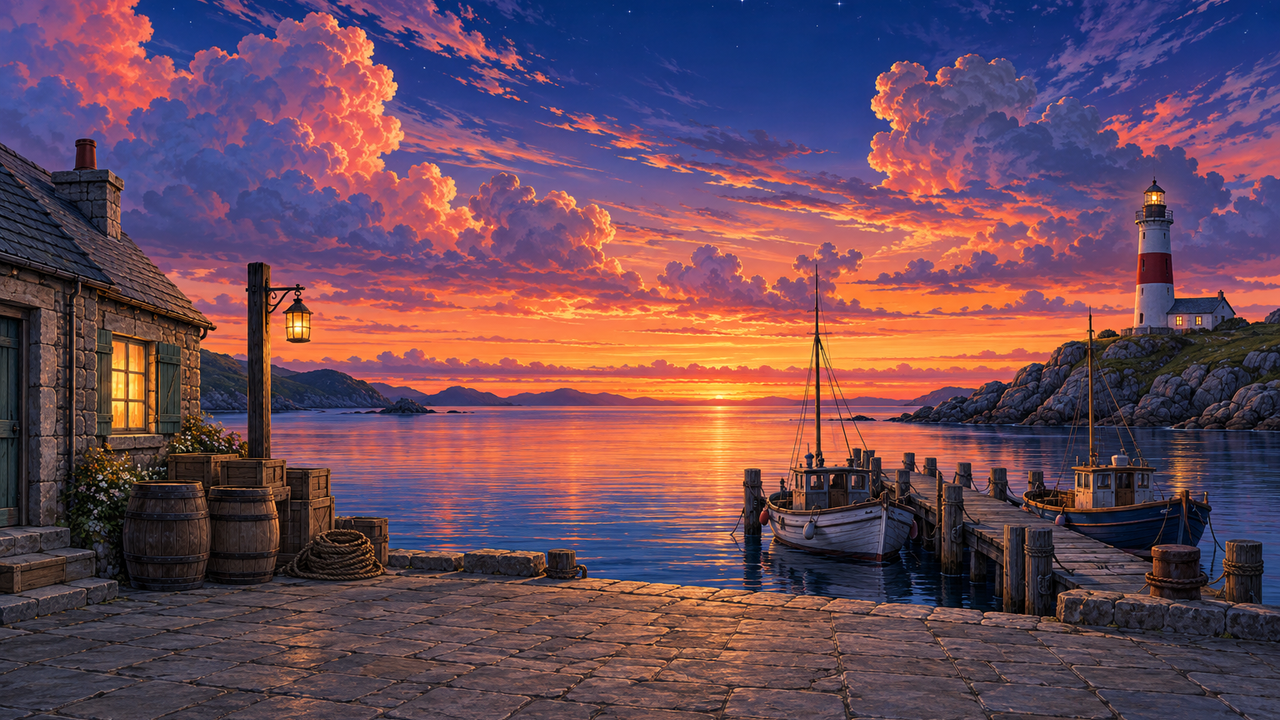
#> input picture styles/anime-visual-novel/assets/bg.png, 1280 x 720 px, found by its file name
$ python build_bg.py
#> lines starting #> are read from the running program, lines starting #| are printed output that depends on the picture; after the words box and inside, x2 and y2 are one past the last pixel; in counts of white or black regions, pixels touching at a corner belong together
#!/usr/bin/env python3
"""Hintergrund aufbereiten: mitgemalten Rauch entfernen, Rahmenlinie abschneiden, Farben flach einrasten,
Bildausschnitt für das Comic-Panel der Demo.

    .venv/bin/python styles/ligne-claire/scripts/build_bg.py [--no-flat]

Eingang: assets/raw/bg.png (agy, 1264x848). Ausgabe: assets/bg.png in Panelgröße (PANEL_W x PANEL_H) und
assets/bg_layout.json (Lage von Lampe, Laterne, Fenster, Schornstein usw. in Panelkoordinaten).

Flach einrasten: Tusche = dunkle, unbunte Pixel (Deckung aus der Helligkeit, Kantenglättung bleibt). Alle übrigen
Pixel bekommen die Farbe der häufigsten Palettenfarbe in ihrer 5x5-Umgebung (Palette = die häufigsten Farben des
Bildes nach Rundung auf 4 bit je Kanal, danach Farben mit Abstand < MERGE zur häufigeren zusammengelegt). So
verschwinden JPEG-Reste und leichte Verläufe, die Linien bleiben glatt.
Nacharbeit nach der ersten Prüfung: (a) Im Himmel werden die Grenzen zwischen den Himmelsfarben geglättet
(Gauß-Mehrheit statt 5x5), dadurch keine ausgefransten Säume unter den Wolken. (b) Die waagerechten Trennlinien der
Himmelsbänder sind im KI-Bild rotbraun und halb kantengeglättet; die halbe Zeile fiel durch den Tuschetest und wurde
zu braunen Flecken. Sie werden als gerade 2-px-Tuschelinien neu gezogen, nur dort, wo das KI-Bild eine Linie hat
und darüber und darunter Himmel liegt.
"""
import argparse, json, pathlib

import numpy as np
from PIL import Image, ImageFilter

HERE = pathlib.Path(__file__).resolve().parent.parent
PANEL_W, PANEL_H = 1248, 688          # Innenmaß des Panels (Bildschirm 1280x720, Rand 12 px, Rahmen 4 px)
TRIM = 4                              # gezeichnete Rahmenlinie des Bildmodells am Bildrand
TOP = 92                              # erste übernommene Zeile (Originalkoordinaten)
MERGE = 16.0                          # Palettenfarben näher als dieser RGB-Abstand werden zusammengelegt
SKY_Y1 = 490                          # Himmel: Zeilen bis knapp über der Horizontlinie (y = 492/493)

ap = argparse.ArgumentParser()
ap.add_argument("--src", default=str(HERE / "assets/raw/bg.png"))
ap.add_argument("--out", default=str(HERE / "assets/bg.png"))
ap.add_argument("--no-flat", action="store_true")
a = ap.parse_args()

AREA_DIST = 40.0                      # Flutfüllung je umrissener Fläche: Töne näher als das an der Hauptfarbe -> Hauptfarbe
BLOB_PX, BLOB_DIST = 400, 60.0        # kleine Flecken ohne Kontur (bis BLOB_PX Pixel, Farbabstand < BLOB_DIST) auflösen
BLOB_RING = 0.6                       # ... wenn mehr als dieser Anteil ihres Randes Fläche ist (Rest: Tusche); 0,4
                                      # getestet: fleckige Wolken, aufgehellte Keile zwischen Wanten -> verworfen
SKY_BLOB_PX, SKY_BLOB_DIST = 3000, 40.0   # im Himmel auch größere Tonflecken (Himmel = eine Fläche über alle Bänder)
SKY_SIGMA = 5                         # Glättung der Grenzen zwischen Himmelsfarben (Gauß, Pixel)


def label_runs(lab, same_class=True):
    """Zusammenhängende Flächen (4er-Nachbarschaft) über Zeilenläufe und Union-Find.

    lab: Nummer je Pixel, -1 = Tusche (gehört zu keiner Fläche). same_class=True: nur gleiche Nummern hängen
    zusammen; False: alle Nicht-Tusche-Pixel (= von Tuschelinien umschlossene Fläche). Gibt die Läufe
    (y, x0, x1, nummer) und je Lauf die Wurzel seiner Fläche zurück."""
    H_, W_ = lab.shape
    runs, parent = [], []

    def find(i):
        while parent[i] != i:
            parent[i] = parent[parent[i]]
            i = parent[i]
        return i

    prev = []
    for y in range(H_):
        row = lab[y] if same_class else np.where(lab[y] >= 0, 0, -1)
        cut = np.flatnonzero(np.diff(row)) + 1
        starts = np.concatenate([[0], cut]); ends = np.concatenate([cut, [W_]])
        cur = []
        for x0, x1 in zip(starts.tolist(), ends.tolist()):
            if row[x0] < 0:
                continue
            i = len(runs)
            runs.append((y, x0, x1, int(lab[y, x0]))); parent.append(i); cur.append(i)
        j = 0
        for i in cur:
            _, x0, x1, c = runs[i]
            while j < len(prev) and runs[prev[j]][2] <= x0:
                j += 1
            k = j
            while k < len(prev) and runs[prev[k]][1] < x1:
                if not same_class or runs[prev[k]][3] == c:
                    ri, rk = find(i), find(prev[k])
                    if ri != rk:
                        parent[ri] = rk
                k += 1
        prev = cur
    return runs, np.array([find(i) for i in range(len(runs))])


def flood_areas(lab, cols):
    """Flutfüllung je Fläche: Innerhalb jeder von Tusche umschlossenen Fläche gehen alle Töne, die näher als
    AREA_DIST an der häufigsten Farbe dieser Fläche liegen, in diese Farbe über (weiche Schattierungen und Wischflecken
    des KI-Bildes, z. B. graublaue Flecken im Wasser vor den Booten). Deutlich andere Farben (Himmelsbänder, Lichter,
    Sterne) bleiben. Jeder umrissene Stein behält seine eigene Farbe."""
    runs, roots = label_runs(lab, same_class=False)
    lbl = np.full(lab.shape, -1, np.int64)
    for (y, x0, x1, _), r in zip(runs, roots.tolist()):
        lbl[y, x0:x1] = r
    m = lbl >= 0
    nc = len(cols)
    key = lbl[m] * nc + lab[m]
    u, cnt = np.unique(key, return_counts=True)
    area, cls = u // nc, u % nc
    order = np.lexsort((-cnt, area))            # je Fläche die häufigste Farbe zuerst
    first = np.unique(area[order], return_index=True)[1]
    maj = dict(zip(area[order][first].tolist(), cls[order][first].tolist()))
    dist = np.sqrt(((cols[:, None] - cols[None]) ** 2).sum(-1))
    out = lab.copy()
    M = np.vectorize(maj.get)(lbl[m])
    take = dist[lab[m], M] < AREA_DIST
    vals = out[m]
    vals[take] = M[take]
    out[m] = vals
    return out, int((take & (lab[m] != M)).sum())


def clean_blobs(lab, cols, max_px=BLOB_PX, max_dist=BLOB_DIST, y_max=None):
    """Kleine Flächen ohne eigene Kontur (Tonflecken, Säume) der umgebenden Fläche zuschlagen.

    Zusammenhängende Flächen gleicher Nummer mit höchstens BLOB_PX Pixeln, deren Rand zu mehr als BLOB_RING aus
    Flächenpixeln besteht (also nicht von einer Linie umschlossen) und deren Farbe näher als BLOB_DIST an der
    häufigsten Randfarbe liegt, bekommen diese Randfarbe. Ligne claire umreißt jede gewollte Form; kleine Flächen
    ohne Linie sind Reste des Einrastens. Sterne, Lichter und Fenster bleiben durch den Farbabstand bzw. ihre Kontur
    erhalten. y_max: nur Flecken, die ganz oberhalb dieser Zeile liegen."""
    H_, W_ = lab.shape
    runs, roots = label_runs(lab)
    rr = np.array([r[:3] for r in runs])
    size = np.bincount(roots, weights=rr[:, 2] - rr[:, 1], minlength=len(runs))
    out = lab.copy()
    by_root = {}
    for i in np.flatnonzero(size[roots] <= max_px):
        by_root.setdefault(int(roots[i]), []).append(int(i))
    n = 0
    for root, idxs in by_root.items():
        ys = [runs[i][0] for i in idxs]
        if y_max is not None and max(ys) >= y_max:
            continue
        y0, y1 = max(0, min(ys) - 1), min(H_, max(ys) + 2)
        x0 = max(0, min(runs[i][1] for i in idxs) - 1); x1 = min(W_, max(runs[i][2] for i in idxs) + 1)
        mk = np.zeros((y1 - y0, x1 - x0), bool)
        for i in idxs:
            y, a0, a1, _ = runs[i]
            mk[y - y0, a0 - x0:a1 - x0] = True
        dil = mk.copy()
        dil[1:] |= mk[:-1]; dil[:-1] |= mk[1:]; dil[:, 1:] |= mk[:, :-1]; dil[:, :-1] |= mk[:, 1:]
        ring = dil & ~mk
        rv = lab[y0:y1, x0:x1][ring]
        sv_ = rv[rv >= 0]
        if len(rv) == 0 or len(sv_) <= BLOB_RING * len(rv):
            continue
        tgt = np.bincount(sv_).argmax()
        c = runs[idxs[0]][3]
        if np.sqrt(((cols[c] - cols[tgt]) ** 2).sum()) >= max_dist:
            continue
        out[y0:y1, x0:x1][mk] = tgt
        n += 1
    return out, n


im = np.asarray(Image.open(a.src).convert("RGB")).astype(np.int32)
H, W = im.shape[:2]

# 1. Rauch über dem Schornstein entfernen. Der Himmel besteht aus waagerechten Farbbändern: jedes Pixel der
#    Rauchmaske übernimmt das Pixel derselben Zeile DX weiter rechts (dort ist nur Himmel mit Bandlinien).
x0, x1, y0, y1, DX = 8, 125, 178, 289, 150
L = (im * [0.299, 0.587, 0.114]).sum(2)
sat = im.max(2) - im.min(2)
reg = np.zeros((H, W), bool)
reg[y0:y1, x0:x1] = True
grey = reg & (sat < 28) & (L > 150)                      # Rauchfüllung (hellgrau, unbunt)
#> grey: shape (720, 1280) bool; every value is 0
m = Image.fromarray((grey * 255).astype(np.uint8)).filter(ImageFilter.MaxFilter(11))
smoke = (np.asarray(m) > 0) & reg
# Rauchansatz direkt auf dem Kaminaufsatz: nur die grauen Pixel selbst (plus 1 px), der Aufsatz bleibt stehen.
base = np.zeros((H, W), bool)
base[284:300, 75:102] = True
gb = base & (sat < 28) & (L > 150)
gb = np.asarray(Image.fromarray((gb * 255).astype(np.uint8)).filter(ImageFilter.MaxFilter(3))) > 0
smoke |= gb & base
smoke[284:294, 75:102] = True                           # oberhalb der Aufsätze (Oberkante bei y = 295) alles ersetzen
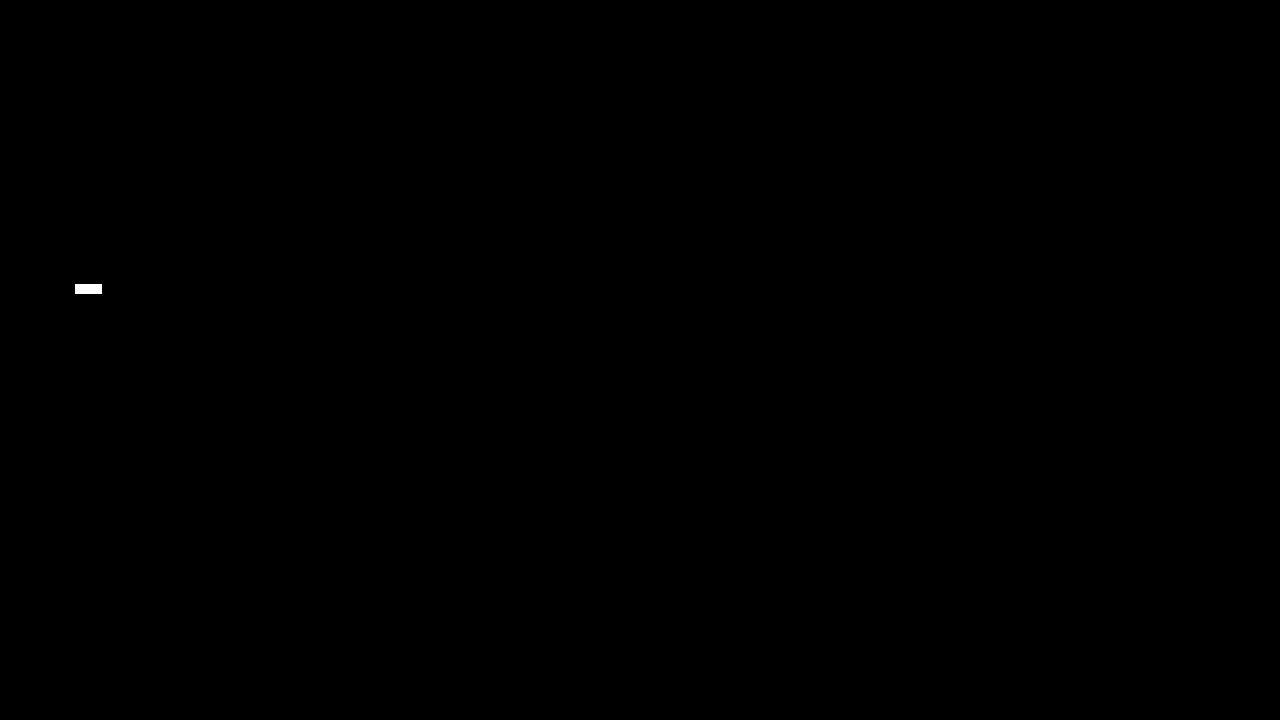
#> smoke: shape (720, 1280) bool; 0.03% white; 1 white region, box (x1, y1, x2, y2) and area: (75, 284, 102, 294) 270
yy, xx = np.nonzero(smoke)
#> yy = 270 values from 284 to 293; xx = 270 values, max 101 at index 26, min 75 at index 0, mean 88
im[yy, xx] = im[yy, xx + DX]
#> im: shape (720, 1280, 3) int32; mean R, G, B 107, 74.2, 89.5

# 2. Flach einrasten
if not a.no_flat:
    L = (im * [0.299, 0.587, 0.114]).sum(2)
    sat = im.max(2) - im.min(2)
    ink = np.clip((118.0 - L) / 78.0, 0, 1) * (sat < 70)          # 1 = volle Tusche (L <= 40)
    q = (im // 16) * 16 + 8
    key = (q[..., 0] // 16) * 256 + (q[..., 1] // 16) * 16 + q[..., 2] // 16
    solid = ink < 0.02
#> solid: shape (720, 1280) bool; 40.5% white; 2509 white regions (2218 under 20 px), largest, box (x1, y1, x2, y2) and area: (240, 0, 1280, 616) 289834, (45, 0, 290, 197) 22772, (820, 410, 993, 482) 6058
    vals, cnt = np.unique(key[solid], return_counts=True)
#> vals = 647 values from 36 to 4095; cnt = 647 values, max 17113 at index 25, min 1 at index 34, mean 577.2
    order = np.argsort(-cnt)
#> order = 647 values, max 646 at index 396, min 0 at index 539, mean 323
    keep = vals[order][np.cumsum(cnt[order]) / cnt.sum() < 0.995]
#> keep = 316 values, max 4073 at index 311, min 38 at index 58, mean 2792.1
    # Palettenfarbe = Mittelwert der Originalpixel je Schlüssel (nicht die gerundete Farbe)
    pal = {}
    for k in keep:
        sel = solid & (key == k)
        pal[int(k)] = im[sel].mean(0)
#> this loop made 316 passes
#> k on passes 1 to 3: 568, 311, 3956
#> after the loop, pal = 316 items
    keys = np.array(list(pal))
#> keys has the same summary as keep
    cols = np.array([pal[k] for k in keys])
#> cols = 316 rows, first 8: [38.11, 58.46, 133.8], [21.11, 51.42, 124], [248.5, 120.3, 71.59], [10.09, 45.2, 115.6], [26.07, 55.66, 131], [251.5, 133.6, 70.49], [55.13, 70.04, 137.2], [13.2, 49.16, 120.7]
    # Zusammenlegen: Eine flache Fläche mit JPEG-Rauschen fällt beim Runden oft auf zwei benachbarte Schlüssel
    # (Abstand 10-16); sonst wechseln sich zwei fast gleiche Töne fleckig ab (Wasser vor den Booten, Bootsinneres).
    # Reihenfolge = Häufigkeit, jede Farbe geht in die nächste schon behaltene, wenn sie näher als MERGE liegt.
    n_raw = len(cols)
#> n_raw = 316
    kept = []
    for i in range(len(cols)):
        d = [np.sqrt(((cols[i] - cols[j]) ** 2).sum()) for j in kept]
        if not d or min(d) >= MERGE:
            kept.append(i)
#> this loop made 316 passes
#> d on passes 2 to 4: [20.87], [228, 243.3], [35.98, 15.2, 253.8]
#> after the loop, kept = 122 values from 0 to 315
    cols = cols[kept]
#> cols = 122 rows, first 8: [38.11, 58.46, 133.8], [21.11, 51.42, 124], [248.5, 120.3, 71.59], [55.13, 70.04, 137.2], [183.5, 87.39, 103.4], [73.19, 82.56, 152.1], [166.7, 87.38, 118], [233, 117.4, 87.72]
    # nächste Palettenfarbe für jedes Pixel
    flat = im.reshape(-1, 3).astype(np.float32)
    idx = np.empty(len(flat), np.int32)
    for s in range(0, len(flat), 200000):
        d = ((flat[s:s + 200000, None] - cols[None]) ** 2).sum(-1)
        idx[s:s + 200000] = d.argmin(1)
#> this loop made 5 passes
#> s on passes 2 to 5: 200000, 400000, 600000, 800000
    idx = idx.reshape(H, W)
    # Mehrheitsfilter (5x5) über die Palettennummern der Flächenpixel; Tuschepixel (auch teilweise gedeckte) erhalten
    # danach die Farbe eines Nachbarn, damit unter der geglätteten Linie keine abgedunkelte Mischfarbe liegt.
    if len(cols) >= 255:
        raise SystemExit(f"Palette zu groß: {len(cols)}")
    idx_img = Image.fromarray(np.where(solid, idx, 255).astype(np.uint8))
    voted = np.asarray(idx_img.filter(ImageFilter.ModeFilter(5))).astype(np.int32)
#> voted: shape (720, 1280) int32; 121 distinct labels, from 0 to 255
    fill_idx = np.where(solid, np.where(voted == 255, idx, voted), -1)
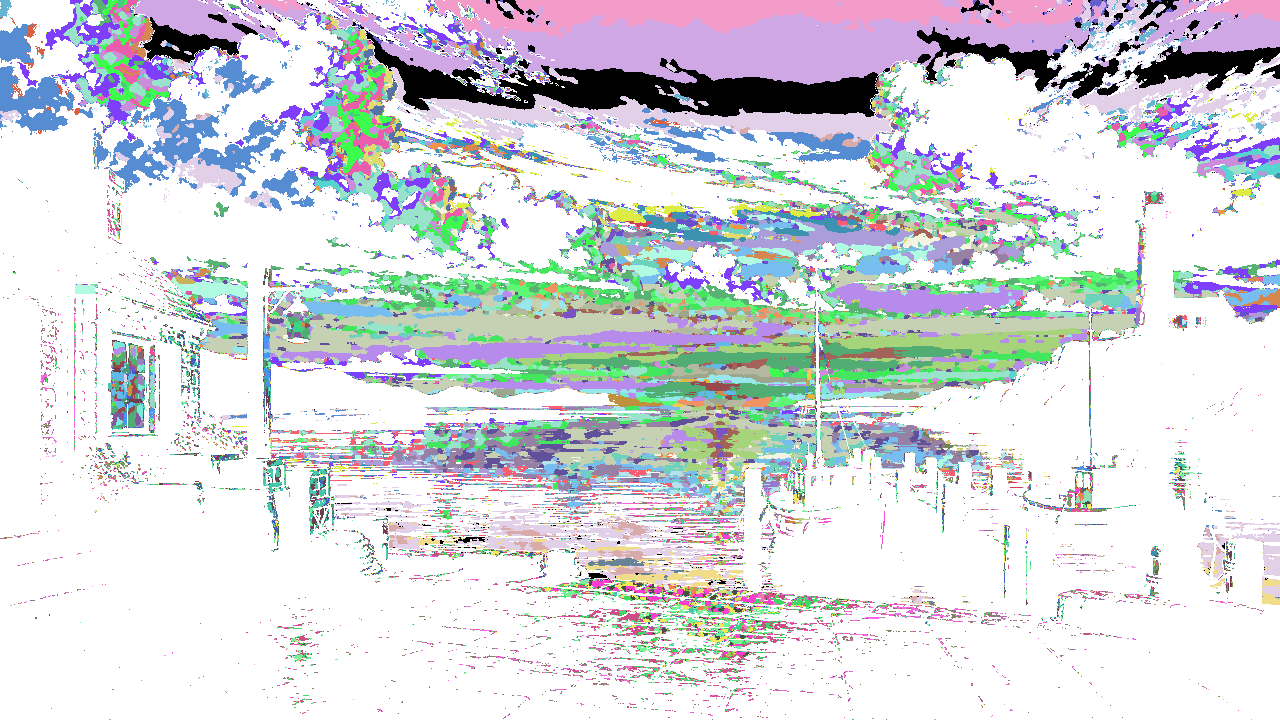
#> fill_idx: shape (720, 1280) int32; 123 distinct labels, from -1 to 121; one colour per label, 0 black, -1 white
    fill_idx, nf_ = flood_areas(fill_idx, cols)
#> after the loop in label_runs, `for y in range(H_):`: parent = 19485 values, max 19484 at index 19484, min 0 at index 0, mean 9558; runs = 19485 items, first 6: (0, 0, 10, 83), (0, 70, 83, 6), (0, 92, 198, 6), (0, 201, 203, 6), (0, 205, 217, 77), (0, 219, 222, 77)
#> in flood_areas, `runs, roots = label_runs(lab, same_class=False)`: roots = 19485 values, max 19484 at index 19484, min 0 at index 0, mean 12584.6
#> the loop in flood_areas, `for (y, x0, x1, _), r in zip(runs, roots.tolist()):` made 19485 passes
#> (y, x0, x1, r) on passes 1 to 3: (0, 0, 10, 0), (0, 70, 83, 6531), (0, 92, 198, 6531)
#> after the loop in flood_areas, `for (y, x0, x1, _), r in zip(runs, roots.tolist()):`:
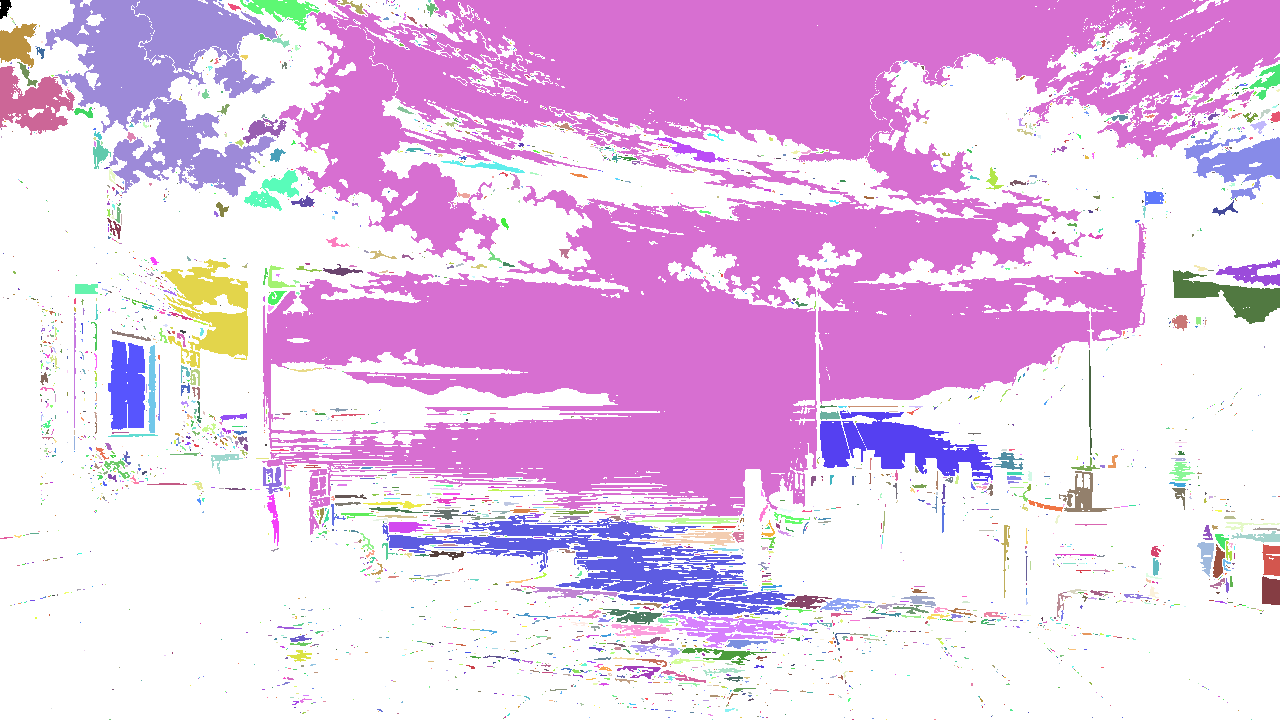
#> lbl: shape (720, 1280) int64; 3426 distinct labels, from -1 to 19484; one colour per label, 0 black, -1 white
#> in flood_areas, `nc = len(cols)`: nc = 122
#> in flood_areas, `u, cnt = np.unique(key, return_counts=True)`: u = 9280 values from 83 to 2377136; cnt = 9280 values, max 31675 at index 4983, min 1 at index 4, mean 40.24
#> in flood_areas, `area, cls = u // nc, u % nc`: area = 9280 values from 0 to 19484; cls = 9280 values, max 121 at index 1420, min 0 at index 13, mean 45.54
#> in flood_areas, `order = np.lexsort((-cnt, area))`: order = 9280 values, max 9279 at index 9279, min 0 at index 0, mean 4639.5
#> in flood_areas, `first = np.unique(area[order], return_index=True)[1]`: first = 3425 values from 0 to 9279
#> in flood_areas, `maj = dict(zip(area[order][first].tolist(), cls[order][first].tolist()))`: maj = 3425 items
#> in flood_areas, `dist = np.sqrt(((cols[:, None] - cols[None]) ** 2).sum(-1))`:
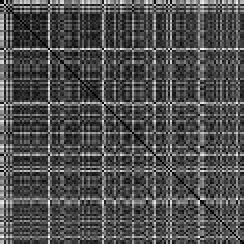
#> dist: shape (122, 122) float64 (shown 2 times larger); min 0, max 312, mean 96.9; drawn with min black and max white
#> nf_ = 67283
#> (the rest of the program and of its run is left out)
